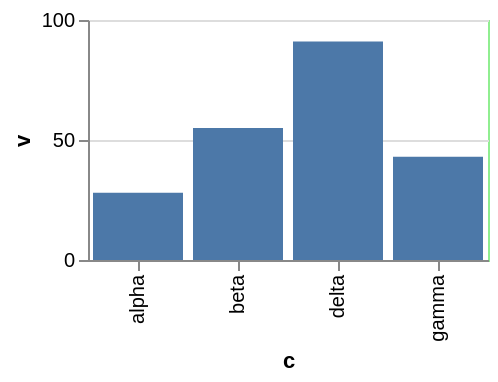

Write the Vega-Lite specification saved for this chart.
### Vega-Lite specification from a JSON file in a GitHub repository (floating-point values rounded to 4 significant figures)
{"$schema": "https://vega.github.io/schema/vega-lite/v6.json", "width": 200, "height": 120, "data": {"values": [{"c": "alpha", "v": 28, "w": 3, "t": "2024-01-07"}, {"c": "beta", "v": 55, "w": 7, "t": "2024-03-19"}, {"c": "gamma", "v": 43, "w": 5, "t": "2024-06-02"}, {"c": "delta", "v": 91, "w": 9, "t": "2024-09-11"}]}, "mark": "bar", "encoding": {"x": {"field": "c", "type": "nominal"}, "y": {"field": "v", "type": "quantitative"}}, "config": {"view": {"stroke": "lightgreen"}}}
